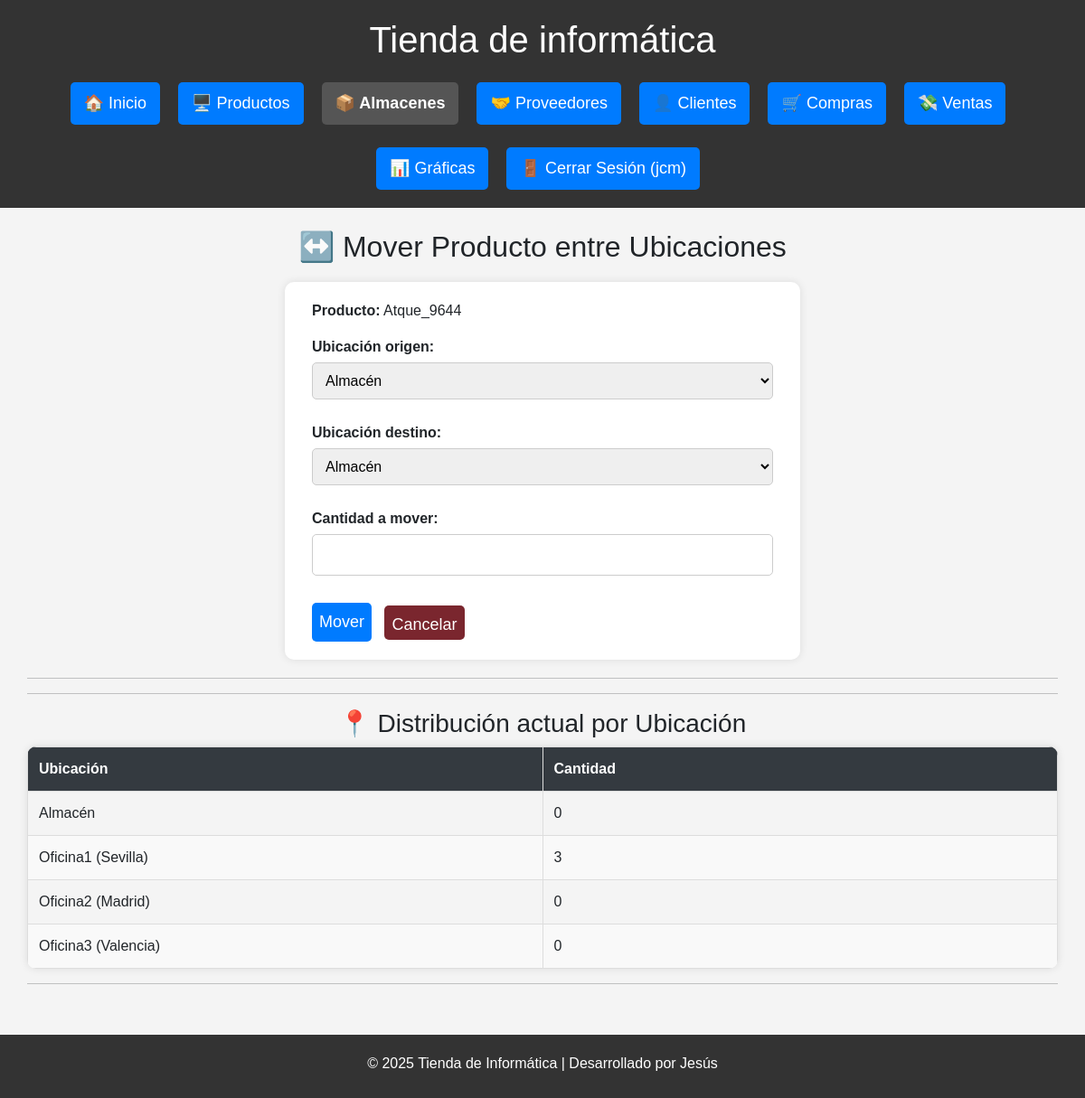
The page /mover_producto?producto_id=3 (signed in) on the database its author committed.
### db.py (models this page shows)
class Producto(Base):
    __tablename__ = "Producto"
    id = Column(Integer, primary_key=True)
    nombre = Column(String(150), unique=True, nullable=False)
    descripcion = Column(Text)
    categoria_id = Column(Integer, ForeignKey('Categoria.id'), nullable=True)
    precio = Column(Numeric(10, 2), nullable=False)
    stock = Column(Integer, default=0)
    cantidad_total = Column(Integer, default=30)
    fecha_creacion = Column(DateTime, default=func.now())
    categoria = relationship('Categoria', backref=backref('productos', lazy=True))
    ventas = relationship("DetalleVenta", back_populates="producto")

class Ubicacion(Base):
    __tablename__ = "Ubicacion"
    id = Column(Integer, primary_key=True)
    nombre = Column(String(100), unique=True, nullable=False)

### routes/almacenes.py (the view, shortened to what this page needs)
@almacenes_bp.route('/mover_producto', methods=['GET', 'POST'])
@login_required
def mover_producto():
    producto_id = request.args.get("producto_id")
    ubicaciones = sesion.query(Ubicacion).all()
    producto = sesion.query(Producto).get(producto_id) if producto_id else None
    return render_template("almacenes/mover_producto.html", producto=producto, ubicaciones=ubicaciones)

### db.py (called while the page is built)
def login_required(f):
    @wraps(f)
    def decorated_function(*args, **kwargs):
        if 'usuario' not in session:
            flash('Por favor, inicie sesión para acceder a esta página.', 'error')
            return redirect(url_for('login'))
        return f(*args, **kwargs)
    return decorated_function

### templates/almacenes/mover_producto.html (shortened to what this page needs)
{% extends 'base.html' %}
{% block content %}
<h2>↔️ Mover Producto entre Ubicaciones</h2>
{% if producto %}
<form method="POST">
    <p><strong>Producto:</strong> {{ producto.nombre }}</p>
    <label for="origen_id">Ubicación origen:</label>
    <select name="origen_id" required>
        {% for ubicacion in ubicaciones %}
            <option value="{{ ubicacion.id }}">{{ ubicacion.nombre }}</option>
        {% endfor %}
    </select>
    <label for="destino_id">Ubicación destino:</label>
    <select name="destino_id" required>
        {% for ubicacion in ubicaciones %}
            <option value="{{ ubicacion.id }}">{{ ubicacion.nombre }}</option>
        {% endfor %}
    </select>
    <label for="cantidad">Cantidad a mover:</label>
    <input type="number" name="cantidad" min="1" required>
    <button type="submit" class="btn btn_primary">Mover</button>
    <a href="{{ url_for('almacenes.ver_almacenes') }}" class="btn btn-cancel">Cancelar</a>
</form>
<hr>
{% set cantidades_por_ubicacion = {} %}
{% for entry in producto.ubicaciones_stock %}
    {% set _ = cantidades_por_ubicacion.update({entry.ubicacion.id: entry.cantidad}) %}
{% endfor %}
<hr>
<h3>📍 Distribución actual por Ubicación</h3>
<table class="tabla-estilizada">
    <thead>
        <tr>
            <th>Ubicación</th>
            <th>Cantidad</th>
        </tr>
    </thead>
    <tbody>
        {% for ubicacion in ubicaciones %}
        <tr>
            <td>{{ ubicacion.nombre }}</td>
            <td>{{ cantidades_por_ubicacion.get(ubicacion.id, 0) }}</td>
        </tr>
        {% endfor %}
    </tbody>
</table>
<hr>
{% else %}
    <p>⚠️ No se ha seleccionado un producto.</p>
{% endif %}
{% endblock %}

### static/estilos.css (style rules this page uses)
html, body { height: 100%; margin: 0; padding: 0; font-family: Arial, sans-serif; background-color: #f4f4f4; text-align: center; }
body { overflow-x: hidden; }
form { width: 50%; margin: 20px auto; background: white; padding: 20px 30px; border-radius: 10px; box-shadow: 0 0 10px rgba(0,0,0,0.1); text-align: left; }
form input, form textarea, form select { width: 100%; padding: 10px; margin-top: 5px; margin-bottom: 15px; border: 1px solid #ccc; border-radius: 5px; box-sizing: border-box; font-size: 16px; }
label { font-weight: bold; display: block; margin-top: 10px; }
button, .btn { background: #007BFF; color: white; padding: 8px; border: none; margin-top: 15px; cursor: pointer; font-size: 18px; border-radius: 5px; transition: 0.3s; text-decoration: none; display: inline-block; margin-right: 10px; }
.btn-cancel { background-color: #7a262e; height: 38px; }
.tabla-estilizada { width: 100%; border-collapse: collapse; border-radius: 10px; overflow: hidden; box-shadow: 0 0 10px rgba(0,0,0,0.1); table-layout: fixed; }
.tabla-estilizada thead { background-color: #343a40; color: white; font-weight: bold; }
.tabla-estilizada th, .tabla-estilizada td { padding: 12px; border: 1px solid #ddd; text-align: left; max-width: 200px; word-wrap: break-word; white-space: normal; }
.tabla-estilizada tr:nth-child(even) { background-color: #f9f9f9; }

### rows shown on the page
Producto: nombre "Atque_9644"
Ubicacion: nombre "Almacén", get "0"
Ubicacion: nombre "Oficina1 (Sevilla)", get "3"
Ubicacion: nombre "Oficina2 (Madrid)", get "0"
Ubicacion: nombre "Oficina3 (Valencia)", get "0"

### other values the page prints
{{ session['usuario'] }} "jcm"
form field origen_id "Almacén"
form field destino_id "Almacén"
